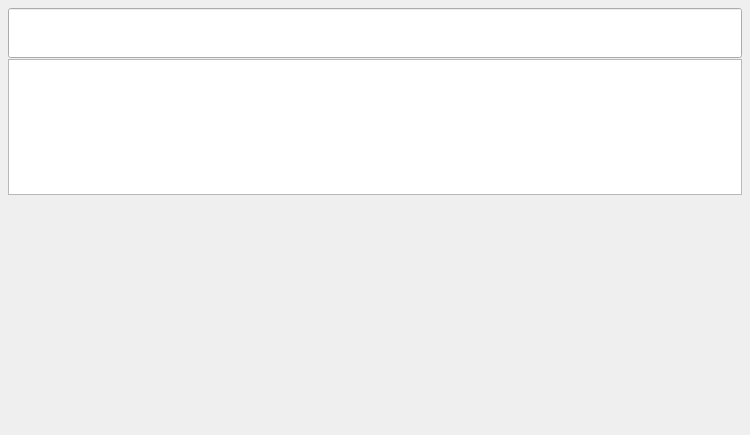
<?xml version="1.0" encoding="UTF-8"?>
<ui version="4.0">
 <class>Form</class>
 <widget class="QWidget" name="Form">
  <property name="geometry">
   <rect>
    <x>0</x>
    <y>0</y>
    <width>750</width>
    <height>435</height>
   </rect>
  </property>
  <property name="windowTitle">
   <string>Form</string>
  </property>
  <widget class="QListWidget" name="listWidget">
   <property name="geometry">
    <rect>
     <x>8</x>
     <y>59</y>
     <width>734</width>
     <height>136</height>
    </rect>
   </property>
  </widget>
  <widget class="QLineEdit" name="lineEdit">
   <property name="geometry">
    <rect>
     <x>8</x>
     <y>8</y>
     <width>734</width>
     <height>50</height>
    </rect>
   </property>
  </widget>
 </widget>
 <tabstops>
  <tabstop>lineEdit</tabstop>
  <tabstop>listWidget</tabstop>
 </tabstops>
 <resources/>
 <connections/>
</ui>
